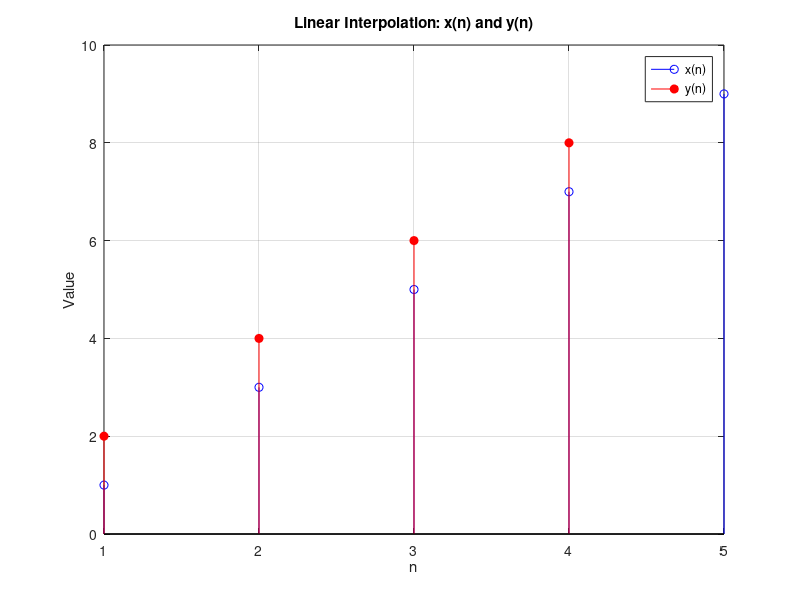

Recreate this plot in MATLAB. (Note: this script raises an error after producing the figure.)
clc
clear all;

% Given x(n) samples
x = [1, 3, 5, 7, 9];

% Initialize y(n) sequence
y = zeros(1, length(x) - 1);

% Equation for linear interpolation
equation = 'y(n) = (x(n) + x(n+1)) / 2';

% Linear interpolation calculation
for n = 1:length(x)-1
   y(n) = (x(n) + x(n+1)) / 2; % Calculate interpolated value
end

% Print the equation
disp('Equation for y(n) in terms of x(n) samples:');
disp(equation);

% Print the interpolated sequence
disp('Interpolated sequence y(n):');
disp(y);

% Plot the input and output sequences
figure;
stem(x, 'b', 'DisplayName', 'x(n)');
hold on;
stem(1:length(y), y, 'r', 'filled', 'DisplayName', 'y(n)');
hold off;
title('Linear Interpolation: x(n) and y(n)');
xlabel('n');
ylabel('Value');
legend;
grid on;

Linear Interpolation Filter Block Diagram:
% Define input sequence x(n)
x = [1, 3, 5, 7, 9];

% Initialize output sequence y(n)
y = zeros(1, length(x));

% Define coefficients for linear interpolation filter
a0 = 0.5; % Coefficient for x(n)
a1 = 0.5; % Coefficient for x(n-1)

% Equation for filter operation
equation_filter = 'y(n) = a0 * x(n) + a1 * x(n-1)';

% Linear interpolation filter implementation
for n = 2:length(x)
   y(n) = a0 * x(n) + a1 * x(n-1); % Filter operation
end

% Print the equation for filter operation
disp('Equation for filter operation:');
disp(equation_filter);

% Print the filtered output sequence y(n)
disp('Filtered output sequence y(n):');
disp(y);

% Plot the block diagram of the linear interpolation filter
figure;
stem(1:length(x), x, 'b', 'DisplayName', 'x(n)');
hold on;
stem(2:length(y)+1, y, 'r', 'filled', 'DisplayName', 'y(n)');
stem([1, 1.5, 2.5], [a0, a1, a0], 'k', 'filled', 'Marker', 'diamond', 'DisplayName', 'Filter Coefficients');
hold off;
title('Block Diagram of Linear Interpolation Filter');
xlabel('n');
ylabel('Value');
legend;
grid on;
